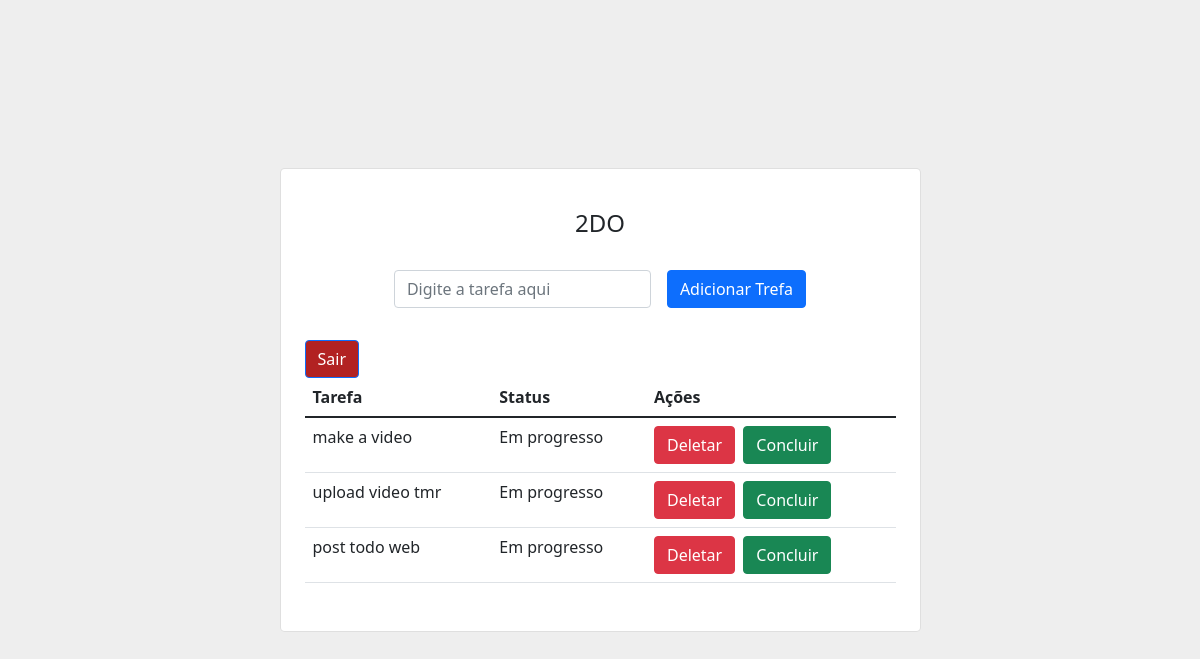
The app's page / (signed in), older data.
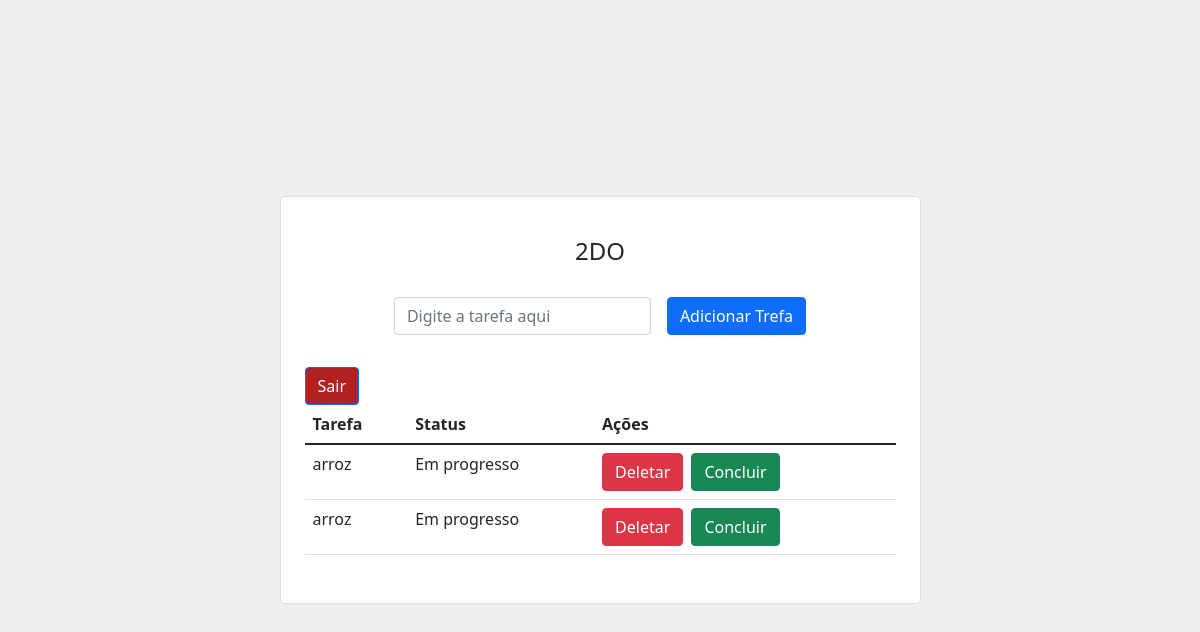
The same page, newer data.
### todoapp/models.py (models this page shows, shortened)
class todo(models.Model):
    user = models.ForeignKey(User, on_delete=models.CASCADE)
    todo_name = models.CharField(max_length=1000)
    status = models.BooleanField(default=False)

### todoapp/views.py (the view, shortened to what this page needs)
# urls.py: 2. Add a URL to urlpatterns:  path('', views.home, name='home')
@login_required
def home(request):
    all_todos = todo.objects.filter(user=request.user)
    context = {
        'todos': all_todos
    }
    return render(request, 'todoapp/todo.html', context)

### todoapp/templates/todoapp/todo.html (shortened to what this page needs)
<head>
</head>
<link rel="stylesheet" href="https://cdn.jsdelivr.net/npm/bootstrap@5.1.3/dist/css/bootstrap.min.css">
<section class="vh-100" style="background-color: #eee;">
    <div class="container py-5 h-100">
      <div class="row d-flex justify-content-center align-items-center h-100">
        <div class="col col-lg-9 col-xl-7">
          <div class="card rounded-3">
            <div class="card-body p-4">
              <h4 class="text-center my-3 pb-3">2DO</h4>
              <form method="POST" class="row row-cols-lg-auto g-3 justify-content-center align-items-center mb-4 pb-2">
                <div class="col-12">
                  <div class="form-outline">
                    <input type="text" id="form1" class="form-control" name="task" placeholder="Digite a tarefa aqui"/>
                  </div>
                </div>
                <div class="col-12">
                  <button type="submit" class="btn btn-primary">Adicionar Trefa</button>
                </div>
              </form>
              <a href="{% url 'logout' %}"><button style="background: firebrick; color: white;" type="submit" class="btn btn-primary">Sair</button></a>
              <table class="table mb-4">
                <thead>
                  <tr>
                    <th scope="col">Tarefa</th>
                    <th scope="col">Status</th>
                    <th scope="col">Ações</th>
                  </tr>
                </thead>
                <tbody>
                  {% for i in todos %}
                  <tr>
                    <td>{{i.todo_name}}</td>
                    {% if i.status == True %}
                      <td>Concluido</td>
                    {% else %}
                      <td>Em progresso</td>
                    {% endif %}
                    <td>
                      <a href="{% url 'delete' i.todo_name %}"><button type="submit" class="btn btn-danger">Deletar</button></a>
                      <a href="{% url 'update' i.todo_name %}"><button type="submit" class="btn btn-success ms-1">Concluir</button></a>
                    </td>
                  </tr>
                  {% endfor %}
                </tbody>
              </table>
            </div>
          </div>
        </div>
      </div>
    </div>
  </section>

Row changes from the older to the newer data that the page shows:
removed todo: todo_name "make a video", status "Em progresso"
removed todo: todo_name "upload video tmr", status "Em progresso"
removed todo: todo_name "post todo web", status "Em progresso"
added todo: todo_name "arroz", status "Em progresso"
added todo: todo_name "arroz", status "Em progresso"
